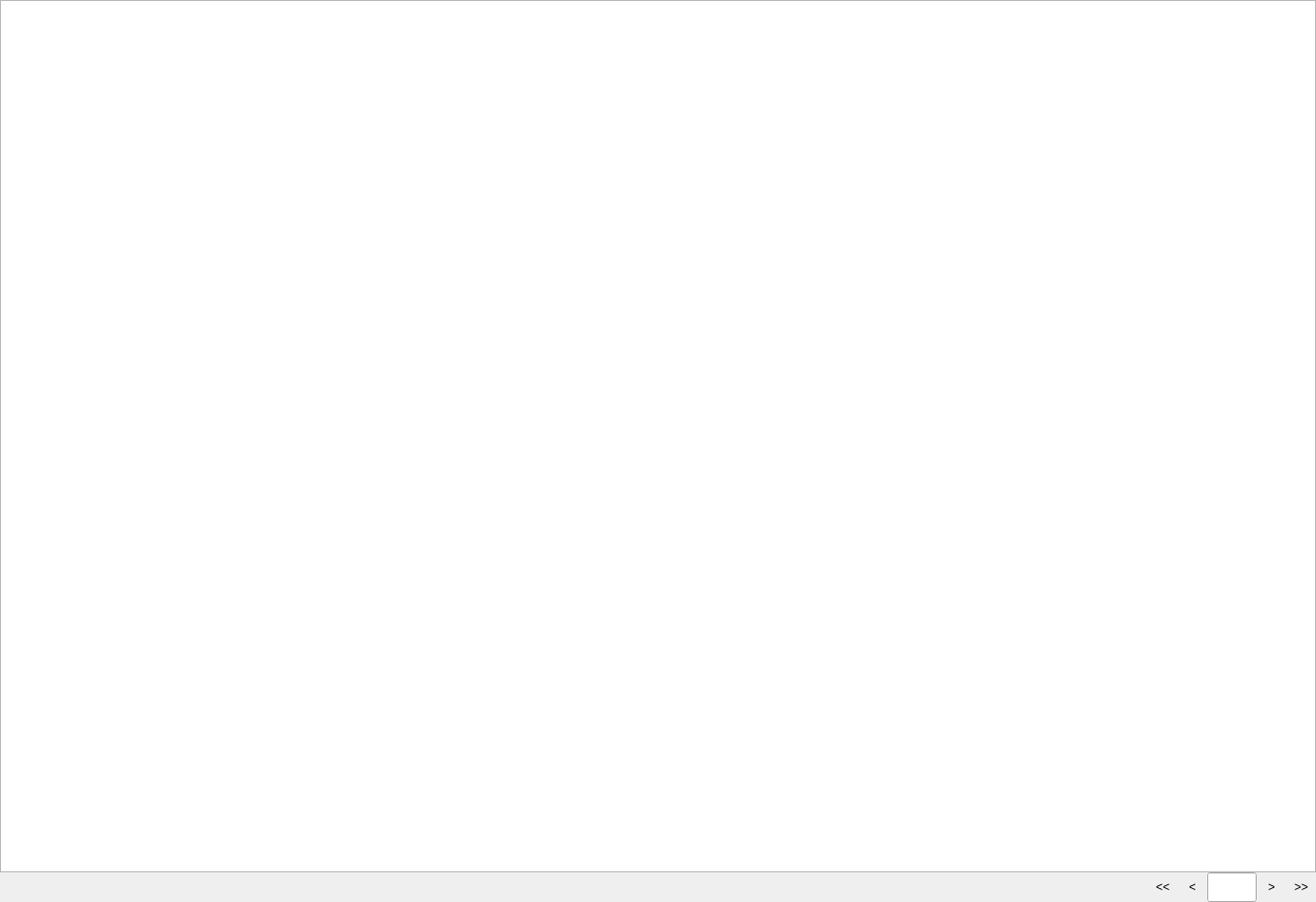
<?xml version="1.0" encoding="UTF-8"?>
<ui version="4.0">
 <class>DataShow</class>
 <widget class="QWidget" name="DataShow">
  <property name="geometry">
   <rect>
    <x>0</x>
    <y>0</y>
    <width>1331</width>
    <height>912</height>
   </rect>
  </property>
  <property name="windowTitle">
   <string>Form</string>
  </property>
  <property name="styleSheet">
   <string notr="true">QPushButton {
	border: none;
}
CustimTableView {
	border: none;
}
QPushButton:hover {
	background-color: #D8E6F2;
}</string>
  </property>
  <layout class="QGridLayout" name="gridLayout">
   <property name="leftMargin">
    <number>0</number>
   </property>
   <property name="topMargin">
    <number>0</number>
   </property>
   <property name="rightMargin">
    <number>0</number>
   </property>
   <property name="bottomMargin">
    <number>0</number>
   </property>
   <property name="spacing">
    <number>0</number>
   </property>
   <item row="0" column="0">
    <layout class="QVBoxLayout" name="verticalLayout">
     <property name="spacing">
      <number>0</number>
     </property>
     <item>
      <widget class="CustomTableView" name="tableView"/>
     </item>
     <item>
      <layout class="QHBoxLayout" name="horizontalLayout">
       <item>
        <spacer name="horizontalSpacer">
         <property name="orientation">
          <enum>Qt::Horizontal</enum>
         </property>
         <property name="sizeHint" stdset="0">
          <size>
           <width>40</width>
           <height>20</height>
          </size>
         </property>
        </spacer>
       </item>
       <item>
        <widget class="QPushButton" name="first_page_btn">
         <property name="minimumSize">
          <size>
           <width>30</width>
           <height>30</height>
          </size>
         </property>
         <property name="maximumSize">
          <size>
           <width>50</width>
           <height>50</height>
          </size>
         </property>
         <property name="styleSheet">
          <string notr="true"/>
         </property>
         <property name="text">
          <string>&lt;&lt;</string>
         </property>
        </widget>
       </item>
       <item>
        <widget class="QPushButton" name="pre_page_btn">
         <property name="minimumSize">
          <size>
           <width>30</width>
           <height>30</height>
          </size>
         </property>
         <property name="maximumSize">
          <size>
           <width>50</width>
           <height>16777215</height>
          </size>
         </property>
         <property name="styleSheet">
          <string notr="true"/>
         </property>
         <property name="text">
          <string>&lt;</string>
         </property>
        </widget>
       </item>
       <item>
        <widget class="QLineEdit" name="page_entry">
         <property name="sizePolicy">
          <sizepolicy hsizetype="Minimum" vsizetype="Minimum">
           <horstretch>0</horstretch>
           <verstretch>0</verstretch>
          </sizepolicy>
         </property>
         <property name="minimumSize">
          <size>
           <width>50</width>
           <height>0</height>
          </size>
         </property>
         <property name="maximumSize">
          <size>
           <width>10</width>
           <height>16777215</height>
          </size>
         </property>
         <property name="font">
          <font>
           <pointsize>10</pointsize>
          </font>
         </property>
         <property name="styleSheet">
          <string notr="true"/>
         </property>
         <property name="alignment">
          <set>Qt::AlignCenter</set>
         </property>
        </widget>
       </item>
       <item>
        <widget class="QPushButton" name="next_page_btn">
         <property name="sizePolicy">
          <sizepolicy hsizetype="Minimum" vsizetype="Minimum">
           <horstretch>0</horstretch>
           <verstretch>0</verstretch>
          </sizepolicy>
         </property>
         <property name="minimumSize">
          <size>
           <width>30</width>
           <height>30</height>
          </size>
         </property>
         <property name="maximumSize">
          <size>
           <width>50</width>
           <height>16777215</height>
          </size>
         </property>
         <property name="styleSheet">
          <string notr="true"/>
         </property>
         <property name="text">
          <string>&gt;</string>
         </property>
        </widget>
       </item>
       <item>
        <widget class="QPushButton" name="last_page_btn">
         <property name="minimumSize">
          <size>
           <width>30</width>
           <height>30</height>
          </size>
         </property>
         <property name="maximumSize">
          <size>
           <width>50</width>
           <height>16777215</height>
          </size>
         </property>
         <property name="styleSheet">
          <string notr="true"/>
         </property>
         <property name="text">
          <string>&gt;&gt;</string>
         </property>
        </widget>
       </item>
      </layout>
     </item>
    </layout>
   </item>
  </layout>
 </widget>
 <customwidgets>
  <customwidget>
   <class>CustomTableView</class>
   <extends>QTableView</extends>
   <header>CustomTableView</header>
  </customwidget>
 </customwidgets>
 <resources/>
 <connections/>
</ui>
